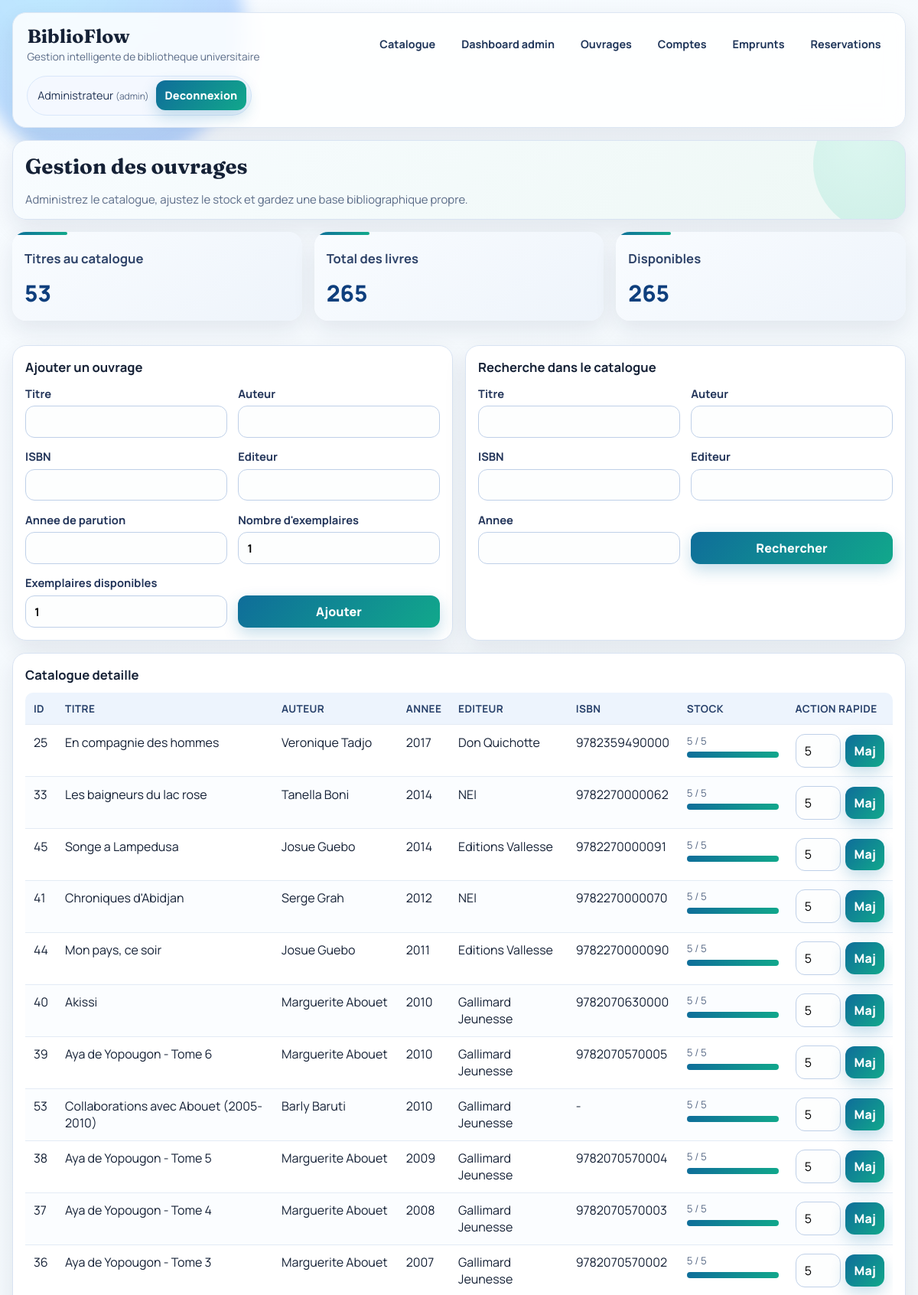
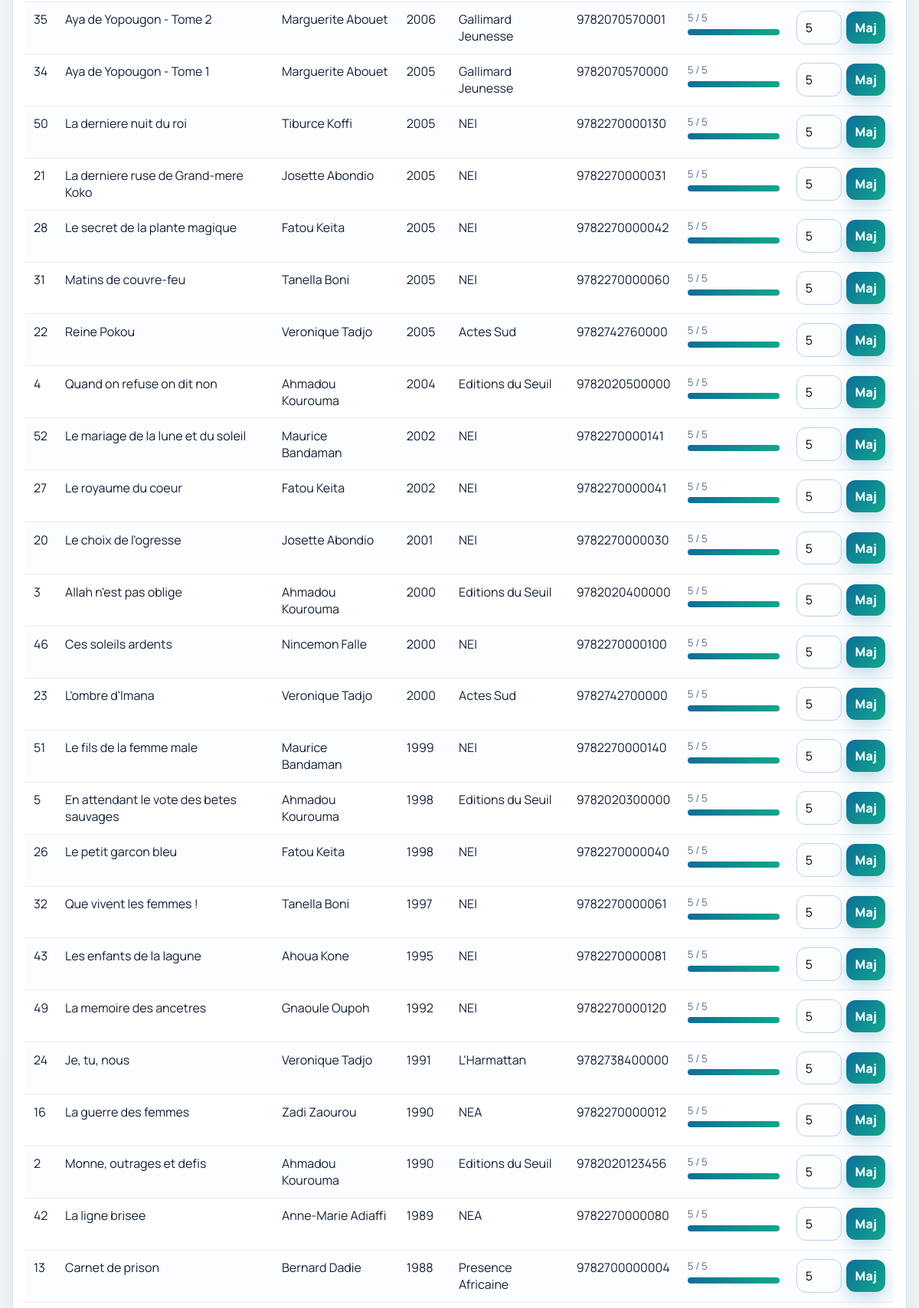
/books (signed in, upper part), run on the app's committed database (2 pictures, top to bottom).
### tables this page shows
CREATE TABLE users (
                id INTEGER PRIMARY KEY AUTOINCREMENT,
                full_name TEXT NOT NULL,
                email TEXT UNIQUE NOT NULL,
                phone TEXT,
                user_type TEXT NOT NULL DEFAULT 'adherent'
            , role TEXT NOT NULL DEFAULT 'user', password_hash TEXT, is_suspended INTEGER NOT NULL DEFAULT 0, suspension_reason TEXT, suspension_origin TEXT, suspension_date TEXT);

CREATE TABLE books (
                id INTEGER PRIMARY KEY AUTOINCREMENT,
                title TEXT NOT NULL,
                author TEXT NOT NULL,
                isbn TEXT UNIQUE,
                total_copies INTEGER NOT NULL CHECK(total_copies >= 0),
                available_copies INTEGER NOT NULL CHECK(available_copies >= 0)
            , publisher TEXT, publication_year INTEGER);

### app.py (the view, shortened to what this page needs)
@app.route("/books", methods=["GET", "POST"])
@admin_required
def books():
    filters = {
        "title": request.args.get("title", "").strip(),
        "author": request.args.get("author", "").strip(),
        "isbn": request.args.get("isbn", "").strip(),
        "publisher": request.args.get("publisher", "").strip(),
        "publication_year": request.args.get("publication_year", "").strip(),
    }
    with get_db_connection() as conn:
        all_books = search_books(conn, **filters)
        books_summary = conn.execute(
            """
            SELECT
                COUNT(*) AS total_titles,
                COALESCE(SUM(total_copies), 0) AS total_books,
                COALESCE(SUM(available_copies), 0) AS available_books
            FROM books
            """
        ).fetchone()
    return render_template(
        "books.html",
        books=all_books,
        filters=filters,
        books_summary=books_summary,
    )

### app.py (called while the page is built)
def get_db_connection() -> sqlite3.Connection:
    conn = sqlite3.connect(DB_PATH)
    conn.row_factory = sqlite3.Row
    conn.execute("PRAGMA foreign_keys = ON")
    return conn

def get_current_user() -> Optional[sqlite3.Row]:
    user_id = session.get("user_id")
    if not user_id:
        return None
    with get_db_connection() as conn:
        sync_user_suspensions(conn)
        return conn.execute("SELECT * FROM users WHERE id = ?", (user_id,)).fetchone()

def login_required(view):
    @wraps(view)
    def wrapped(*args, **kwargs):
        if not session.get("user_id"):
            flash("Veuillez vous connecter pour continuer.", "error")
            next_target = request.path if request.method == "GET" else url_for("catalog")
            return redirect(url_for("login", next=next_target))
        return view(*args, **kwargs)
    return wrapped

def admin_required(view):
    @wraps(view)
    @login_required
    def wrapped(*args, **kwargs):
        user = get_current_user()
        if user is None or user["role"] != "admin":
            flash("Acces reserve a l'administrateur.", "error")
            return redirect(url_for("user_dashboard"))
        return view(*args, **kwargs)
    return wrapped

@app.context_processor
def inject_user():
    return {"session_user": get_current_user(), "current_year": date.today().year}

### templates/books.html
{% extends "base.html" %}
{% block content %}
<section class="card hero-card page-head reveal-up">
    <h2>Gestion des ouvrages</h2>
    <p class="muted">Administrez le catalogue, ajustez le stock et gardez une base bibliographique propre.</p>
</section>
<section class="stats-grid">
    <article class="card stat reveal-up"><h3>Titres au catalogue</h3><p>{{ books_summary.total_titles }}</p></article>
    <article class="card stat reveal-up"><h3>Total des livres</h3><p>{{ books_summary.total_books }}</p></article>
    <article class="card stat reveal-up"><h3>Disponibles</h3><p>{{ books_summary.available_books }}</p></article>
</section>
<section class="split-grid">
    <article class="card reveal-up">
        <h3>Ajouter un ouvrage</h3>
        <form method="post" class="grid-form">
            <label>Titre
                <input name="title" required>
            </label>
            <label>Auteur
                <input name="author" required>
            </label>
            <label>ISBN
                <input name="isbn">
            </label>
            <label>Editeur
                <input name="publisher">
            </label>
            <label>Annee de parution
                <input name="publication_year" type="number" min="0">
            </label>
            <label>Nombre d'exemplaires
                <input name="total_copies" type="number" min="1" value="1" required>
            </label>
            <label>Exemplaires disponibles
                <input name="available_copies" type="number" min="0" value="1">
            </label>
            <button type="submit">Ajouter</button>
        </form>
    </article>
    <article class="card reveal-up">
        <h3>Recherche dans le catalogue</h3>
        <form method="get" class="grid-form">
            <label>Titre
                <input name="title" value="{{ filters.title }}">
            </label>
            <label>Auteur
                <input name="author" value="{{ filters.author }}">
            </label>
            <label>ISBN
                <input name="isbn" value="{{ filters.isbn }}">
            </label>
            <label>Editeur
                <input name="publisher" value="{{ filters.publisher }}">
            </label>
            <label>Annee
                <input name="publication_year" value="{{ filters.publication_year }}">
            </label>
            <button type="submit">Rechercher</button>
        </form>
    </article>
</section>
<section class="card reveal-up">
    <h3>Catalogue detaille</h3>
    <table>
        <thead>
        <tr><th>ID</th><th>Titre</th><th>Auteur</th><th>Annee</th><th>Editeur</th><th>ISBN</th><th>Stock</th><th>Action rapide</th></tr>
        </thead>
        <tbody>
        {% for book in books %}
        <tr>
            <td>{{ book.id }}</td>
            <td>{{ book.title }}</td>
            <td>{{ book.author }}</td>
            <td>{{ book.publication_year or '-' }}</td>
            <td>{{ book.publisher or '-' }}</td>
            <td>{{ book.isbn or '-' }}</td>
            <td>
                <div class="stock-inline">
                    <small>{{ book.available_copies }} / {{ book.total_copies }}</small>
                    <div class="stock-bar"><span style="width: {{ (book.available_copies / book.total_copies * 100) if book.total_copies else 0 }}%"></span></div>
                </div>
            </td>
            <td>
                <form method="post" action="{{ url_for('update_book_availability', book_id=book.id) }}" class="inline-form stock-form">
                    <input name="available_copies" type="number" min="0" max="{{ book.total_copies }}" value="{{ book.available_copies }}" required>
                    <button type="submit">Maj</button>
                </form>
            </td>
        </tr>
        {% else %}
        <tr><td colspan="8">Aucun ouvrage.</td></tr>
        {% endfor %}
        </tbody>
    </table>
</section>
{% endblock %}

### templates/base.html (shortened to what this page needs)
<!DOCTYPE html>
<html lang="fr">
<head>
    <link rel="stylesheet" href="{{ url_for('static', filename='style.css') }}">
</head>
<body>
<header class="topbar">
    <div class="brand-block">
        <a class="brand" href="{{ url_for('home') }}">BiblioFlow</a>
        <p>Gestion intelligente de bibliotheque universitaire</p>
    </div>
    <nav class="main-nav">
        <a href="{{ url_for('catalog') }}">Catalogue</a>
        {% if session_user and session_user.role == 'admin' %}
        <a href="{{ url_for('admin_dashboard') }}">Dashboard admin</a>
        <a href="{{ url_for('books') }}">Ouvrages</a>
        <a href="{{ url_for('users') }}">Comptes</a>
        <a href="{{ url_for('loans') }}">Emprunts</a>
        <a href="{{ url_for('reservations') }}">Reservations</a>
        {% elif session_user %}
        <a href="{{ url_for('user_dashboard') }}">Mon dashboard</a>
        {% endif %}
    </nav>
    {% if session_user %}
    <div class="session-box">
        <span>
            {{ session_user.full_name }} <small>({{ session_user.role }})</small>
        </span>
        <form method="post" action="{{ url_for('logout') }}">
            <button type="submit">Deconnexion</button>
        </form>
    </div>
    {% else %}
    <div class="session-box guest-box">
        <a class="btn-ghost" href="{{ url_for('login') }}">Connexion</a>
        <a class="btn-ghost" href="{{ url_for('register') }}">Inscription</a>
    </div>
    {% endif %}
</header>
<main class="container">
    {% block content %}{% endblock %}
</main>
</body>
</html>

### data on the page
users: full_name "Administrateur", role "admin"
books: id "25", title "En compagnie des hommes", author "Veronique Tadjo", publication_year "2017", publisher "Don Quichotte", isbn "9782359490000", available_copies "5", total_copies "5"
books: id "33", title "Les baigneurs du lac rose", author "Tanella Boni", publication_year "2014", publisher "NEI", isbn "9782270000062", available_copies "5", total_copies "5"
books: id "45", title "Songe a Lampedusa", author "Josue Guebo", publication_year "2014", publisher "Editions Vallesse", isbn "9782270000091", available_copies "5", total_copies "5"
books: id "41", title "Chroniques d'Abidjan", author "Serge Grah", publication_year "2012", publisher "NEI", isbn "9782270000070", available_copies "5", total_copies "5"
books: id "44", title "Mon pays, ce soir", author "Josue Guebo", publication_year "2011", publisher "Editions Vallesse", isbn "9782270000090", available_copies "5", total_copies "5"
books: id "40", title "Akissi", author "Marguerite Abouet", publication_year "2010", publisher "Gallimard Jeunesse", isbn "9782070630000", available_copies "5", total_copies "5"
books: id "39", title "Aya de Yopougon - Tome 6", author "Marguerite Abouet", publication_year "2010", publisher "Gallimard Jeunesse", isbn "9782070570005", available_copies "5", total_copies "5"
books: id "53", title "Collaborations avec Abouet (2005-2010)", author "Barly Baruti", publication_year "2010", publisher "Gallimard Jeunesse", isbn "-", available_copies "5", total_copies "5"
books: id "38", title "Aya de Yopougon - Tome 5", author "Marguerite Abouet", publication_year "2009", publisher "Gallimard Jeunesse", isbn "9782070570004", available_copies "5", total_copies "5"
books: id "37", title "Aya de Yopougon - Tome 4", author "Marguerite Abouet", publication_year "2008", publisher "Gallimard Jeunesse", isbn "9782070570003", available_copies "5", total_copies "5"
books: id "36", title "Aya de Yopougon - Tome 3", author "Marguerite Abouet", publication_year "2007", publisher "Gallimard Jeunesse", isbn "9782070570002", available_copies "5", total_copies "5"
books: id "35", title "Aya de Yopougon - Tome 2", author "Marguerite Abouet", publication_year "2006", publisher "Gallimard Jeunesse", isbn "9782070570001", available_copies "5", total_copies "5"
books: id "34", title "Aya de Yopougon - Tome 1", author "Marguerite Abouet", publication_year "2005", publisher "Gallimard Jeunesse", isbn "9782070570000", available_copies "5", total_copies "5"
books: id "50", title "La derniere nuit du roi", author "Tiburce Koffi", publication_year "2005", publisher "NEI", isbn "9782270000130", available_copies "5", total_copies "5"
books: id "21", title "La derniere ruse de Grand-mere Koko", author "Josette Abondio", publication_year "2005", publisher "NEI", isbn "9782270000031", available_copies "5", total_copies "5"
books: id "28", title "Le secret de la plante magique", author "Fatou Keita", publication_year "2005", publisher "NEI", isbn "9782270000042", available_copies "5", total_copies "5"
books: id "31", title "Matins de couvre-feu", author "Tanella Boni", publication_year "2005", publisher "NEI", isbn "9782270000060", available_copies "5", total_copies "5"
books: id "22", title "Reine Pokou", author "Veronique Tadjo", publication_year "2005", publisher "Actes Sud", isbn "9782742760000", available_copies "5", total_copies "5"
books: id "4", title "Quand on refuse on dit non", author "Ahmadou Kourouma", publication_year "2004", publisher "Editions du Seuil", isbn "9782020500000", available_copies "5", total_copies "5"
books: id "52", title "Le mariage de la lune et du soleil", author "Maurice Bandaman", publication_year "2002", publisher "NEI", isbn "9782270000141", available_copies "5", total_copies "5"
books: id "27", title "Le royaume du coeur", author "Fatou Keita", publication_year "2002", publisher "NEI", isbn "9782270000041", available_copies "5", total_copies "5"
books: id "20", title "Le choix de l'ogresse", author "Josette Abondio", publication_year "2001", publisher "NEI", isbn "9782270000030", available_copies "5", total_copies "5"
books: id "3", title "Allah n'est pas oblige", author "Ahmadou Kourouma", publication_year "2000", publisher "Editions du Seuil", isbn "9782020400000", available_copies "5", total_copies "5"
books: id "46", title "Ces soleils ardents", author "Nincemon Falle", publication_year "2000", publisher "NEI", isbn "9782270000100", available_copies "5", total_copies "5"
books: id "23", title "L'ombre d'Imana", author "Veronique Tadjo", publication_year "2000", publisher "Actes Sud", isbn "9782742700000", available_copies "5", total_copies "5"
books: id "51", title "Le fils de la femme male", author "Maurice Bandaman", publication_year "1999", publisher "NEI", isbn "9782270000140", available_copies "5", total_copies "5"
books: id "5", title "En attendant le vote des betes sauvages", author "Ahmadou Kourouma", publication_year "1998", publisher "Editions du Seuil", isbn "9782020300000", available_copies "5", total_copies "5"
books: id "26", title "Le petit garcon bleu", author "Fatou Keita", publication_year "1998", publisher "NEI", isbn "9782270000040", available_copies "5", total_copies "5"
books: id "32", title "Que vivent les femmes !", author "Tanella Boni", publication_year "1997", publisher "NEI", isbn "9782270000061", available_copies "5", total_copies "5"
books: id "43", title "Les enfants de la lagune", author "Ahoua Kone", publication_year "1995", publisher "NEI", isbn "9782270000081", available_copies "5", total_copies "5"
books: id "49", title "La memoire des ancetres", author "Gnaoule Oupoh", publication_year "1992", publisher "NEI", isbn "9782270000120", available_copies "5", total_copies "5"
books: id "24", title "Je, tu, nous", author "Veronique Tadjo", publication_year "1991", publisher "L'Harmattan", isbn "9782738400000", available_copies "5", total_copies "5"
books: id "16", title "La guerre des femmes", author "Zadi Zaourou", publication_year "1990", publisher "NEA", isbn "9782270000012", available_copies "5", total_copies "5"
books: id "2", title "Monne, outrages et defis", author "Ahmadou Kourouma", publication_year "1990", publisher "Editions du Seuil", isbn "9782020123456", available_copies "5", total_copies "5"
books: id "42", title "La ligne brisee", author "Anne-Marie Adiaffi", publication_year "1989", publisher "NEA", isbn "9782270000080", available_copies "5", total_copies "5"
books: id "13", title "Carnet de prison", author "Bernard Dadie", publication_year "1988", publisher "Presence Africaine", isbn "9782700000004", available_copies "5", total_copies "5"

### other printed values
{{ books_summary.total_titles }} "53"
{{ books_summary.total_books }} "265"
{{ books_summary.available_books }} "265"
